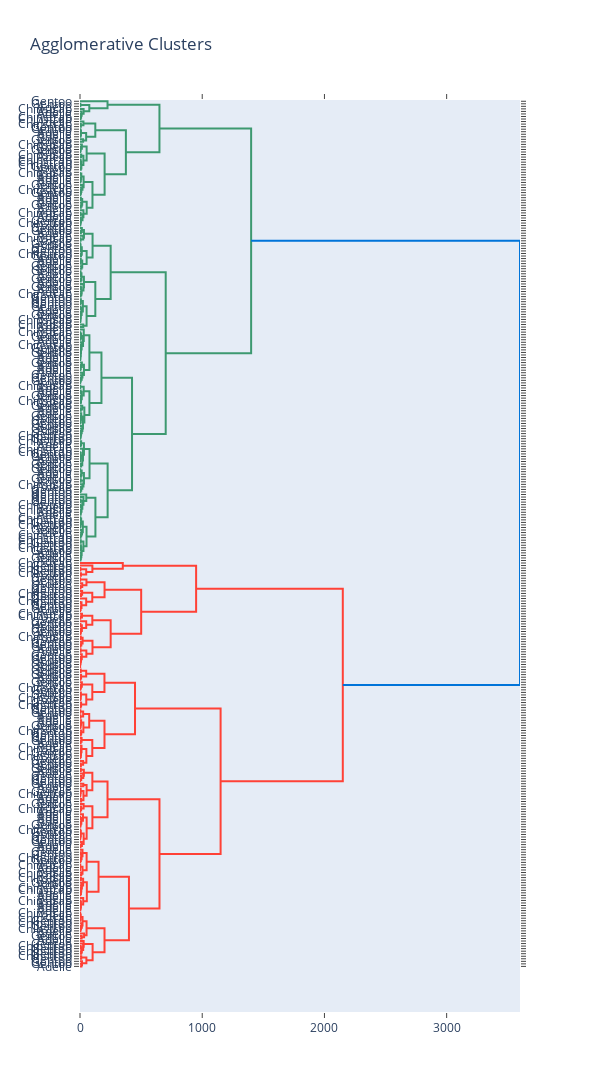

Notebook code cell kept with this figure:
### Markdown cell above
To visuzalize our Agglomerative clustering output, we create a dendrogram, as well as a scatter plot that represents the true species by color and the generated cluster by point shape.

It is difficult to tell from the initial plots whether Agglomerative performed better or worse than K-Means.

### Code cell
# a sidewise dendrogram can work well with long labels
fig = ff.create_dendrogram(X, orientation='left', labels=df_agg_orig.target_name.values)
fig.update_layout(title='Agglomerative Clusters', width=600, height=3500)
fig.show()
